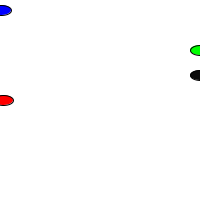
Frame 1 (no input)
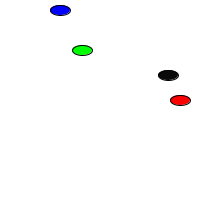
Frame 60 (the mouse pressed at the canvas centre just before this capture)
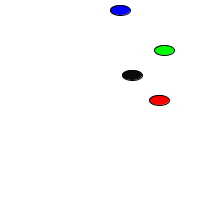
Frame 120 (the mouse held since frame 60 and released just before this capture)

The Processing sketch that drew these frames (run headless with seeded random() and noise(); from frame 60 on, the mouse is pressed at the canvas centre):

// Processing sketch: processing_103355
// ── processing_103355.pde

// Example: Two Car objects
Car myCar1;
Car myCar2; // Two objects!
Car myCar3;
Car myCar4;
void setup() {
  size(200,200);
  // Parameters go inside the parentheses when the object is constructed.
  myCar1 = new Car(color(255,0,0),0,100,3); 
  myCar2 = new Car(color(0,0,255),0,10,1);
  myCar3 = new Car(color(0,255,0),0,50,-2);
  myCar4 = new Car(color(10,10,10),0,75,-4);
}

void draw() {
  background(255);
  myCar1.drive();
  myCar1.display();
  myCar2.drive();
  myCar2.display();
  myCar3.drive();
  myCar3.display();
  myCar4.drive();
  myCar4.display();
}

// Even though there are multiple objects, we still only need one class. 
// No matter how many cookies we make, only one cookie cutter is needed.
class Car { 
  color c;
  float xpos;
  float ypos;
  float xspeed;

  // The Constructor is defined with arguments.
  Car(color tempC, float tempXpos, float tempYpos, float tempXspeed) { 
    c = tempC;
    xpos = tempXpos;
    ypos = tempYpos;
    xspeed = tempXspeed;
  }

  void display() {
    stroke(0);
    fill(c);
    rectMode(CENTER);
    ellipse(xpos,ypos,20,10);
  }

  void drive() {
    xpos = xpos + xspeed;
    if (xpos > width) {
      xpos = 0;
    }
   else if (xpos < 0){
     xpos= 200; 
    
   }
  }
}
